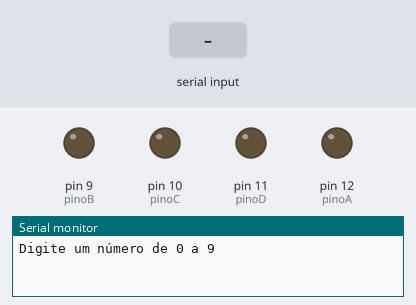
A sketch run on a simulated Arduino Uno, built with avr-gcc and run on an emulated ATmega328P. Shown: output pins drawn as LEDs (lit = HIGH), the last lines printed to the serial monitor. The test bench sets the inputs (shaded band).

Above: at 1.2 s.
1.3 s: "1" received over Serial
At 2.1 s:
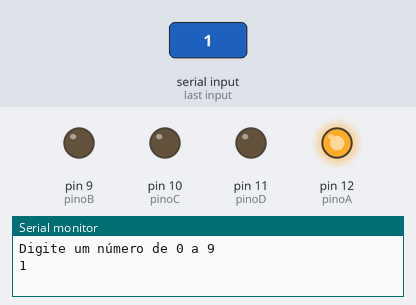
2.8 s: "2" received over Serial
At 3.3 s:
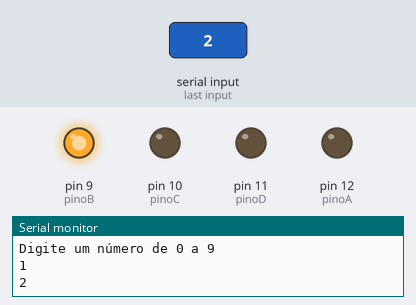
4.3 s: "3" received over Serial
At 5.5 s:
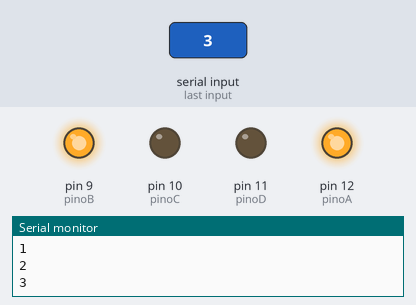
5.8 s: "4" received over Serial
At 6.8 s:
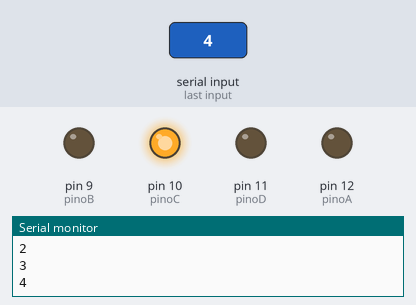
7.3 s: "5" received over Serial
At 7.9 s:
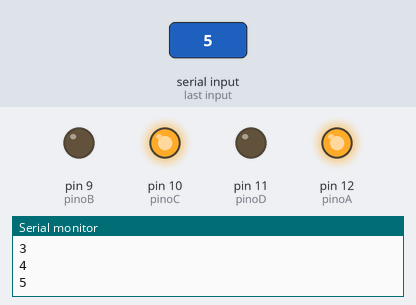
8.8 s: "6" received over Serial
At 10.2 s:
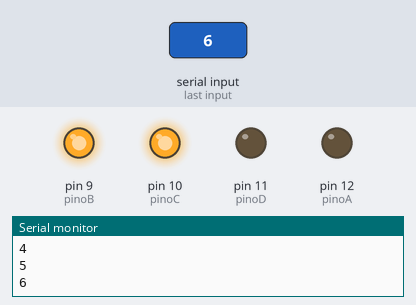
Timing chart, 0 to 11.3 s (numbered marks = the images above; inputs shaded):
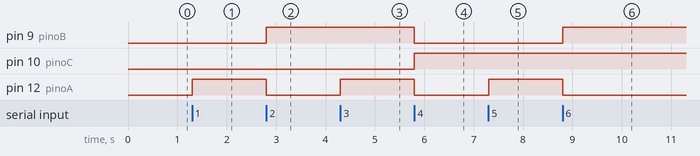

The sketch:

display_com_CI4511-CHARSET.ino
```cpp
// Variáveis de conexão
const int pinoA = 12;
const int pinoB = 9;
const int pinoC = 10;
const int pinoD = 11;

// Variáveis globais
char leitura_serial;

void setup() {
  // Configurando os pinos
  pinMode(pinoA, OUTPUT);
  pinMode(pinoB, OUTPUT);
  pinMode(pinoC, OUTPUT);
  pinMode(pinoD, OUTPUT);

  // Iniciando e configurando a serial
  Serial.begin(9600);
  Serial.println("Digite um número de 0 a 9");
}

void loop() {
  if (Serial.available() > 0) {
    leitura_serial = Serial.read();
    Serial.println(leitura_serial);
    if(leitura_serial == '0'){
          digitalWrite(pinoA, LOW);
          digitalWrite(pinoB, LOW);
          digitalWrite(pinoC, LOW);
          digitalWrite(pinoD, LOW);
    }
    if(leitura_serial == '1'){
        digitalWrite(pinoA, HIGH);
        digitalWrite(pinoB, LOW);
        digitalWrite(pinoC, LOW);
        digitalWrite(pinoD, LOW);
    }

    if(leitura_serial == '2'){
        digitalWrite(pinoA, LOW);
        digitalWrite(pinoB, HIGH);
        digitalWrite(pinoC, LOW);
        digitalWrite(pinoD, LOW);
    }

    if(leitura_serial == '3'){
        digitalWrite(pinoA, HIGH);
        digitalWrite(pinoB, HIGH);
        digitalWrite(pinoC, LOW);
        digitalWrite(pinoD, LOW);
    }

    if(leitura_serial == '4'){
        digitalWrite(pinoA, LOW);
        digitalWrite(pinoB, LOW);
        digitalWrite(pinoC, HIGH);
        digitalWrite(pinoD, LOW);
    }

    if(leitura_serial == '5'){
        digitalWrite(pinoA, HIGH);
        digitalWrite(pinoB, LOW);
        digitalWrite(pinoC, HIGH);
        digitalWrite(pinoD, LOW);
    }

    if(leitura_serial == '6'){
        digitalWrite(pinoA, LOW);
        digitalWrite(pinoB, HIGH);
        digitalWrite(pinoC, HIGH);
        digitalWrite(pinoD, LOW);
    }

    if(leitura_serial == '7'){
        digitalWrite(pinoA, HIGH);
        digitalWrite(pinoB, HIGH);
        digitalWrite(pinoC, HIGH);
        digitalWrite(pinoD, LOW);
    }

    if(leitura_serial == '8'){
        digitalWrite(pinoA, LOW);
        digitalWrite(pinoB, LOW);
        digitalWrite(pinoC, LOW);
        digitalWrite(pinoD, HIGH);
    }

    if(leitura_serial == '9'){
        digitalWrite(pinoA, HIGH);
        digitalWrite(pinoB, LOW);
        digitalWrite(pinoC, LOW);
        digitalWrite(pinoD, HIGH);
    }
  }
}
```

Measured:
- after the input at 1.3 s, pin 12 (pinoA): LOW → HIGH at once
- after the input at 2.8 s, pin 9 (pinoB): LOW → HIGH at once; pin 12 (pinoA): HIGH → LOW at once
- after the input at 4.3 s, pin 12 (pinoA): LOW → HIGH at once
- after the input at 5.8 s, pin 9 (pinoB), pin 12 (pinoA): HIGH → LOW at once; pin 10 (pinoC): LOW → HIGH at once
- after the input at 7.3 s, pin 12 (pinoA): LOW → HIGH at once
- after the input at 8.8 s, pin 9 (pinoB): LOW → HIGH at once; pin 12 (pinoA): HIGH → LOW at once
